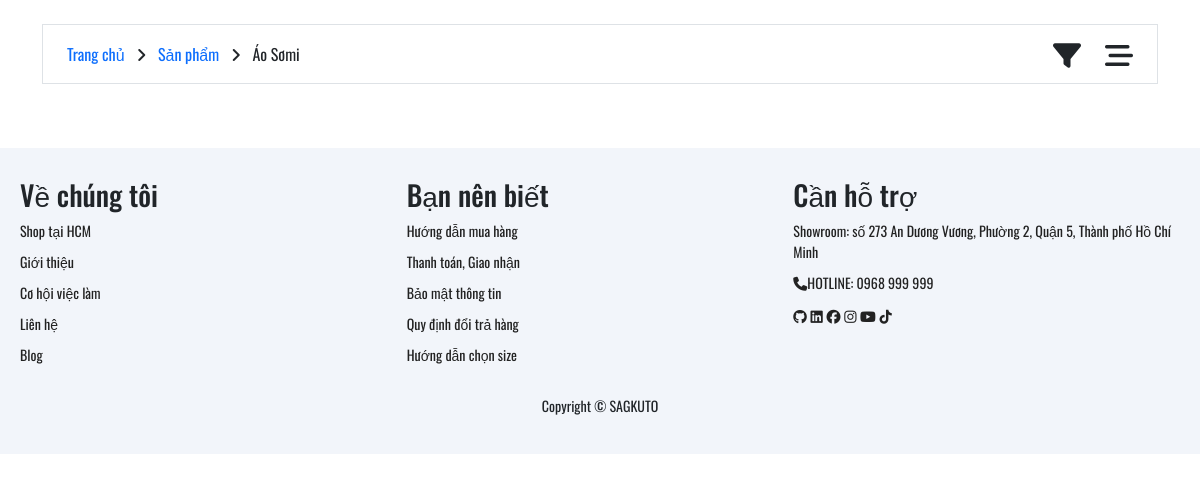
The app's page /index.php?page=aosomi, older data.
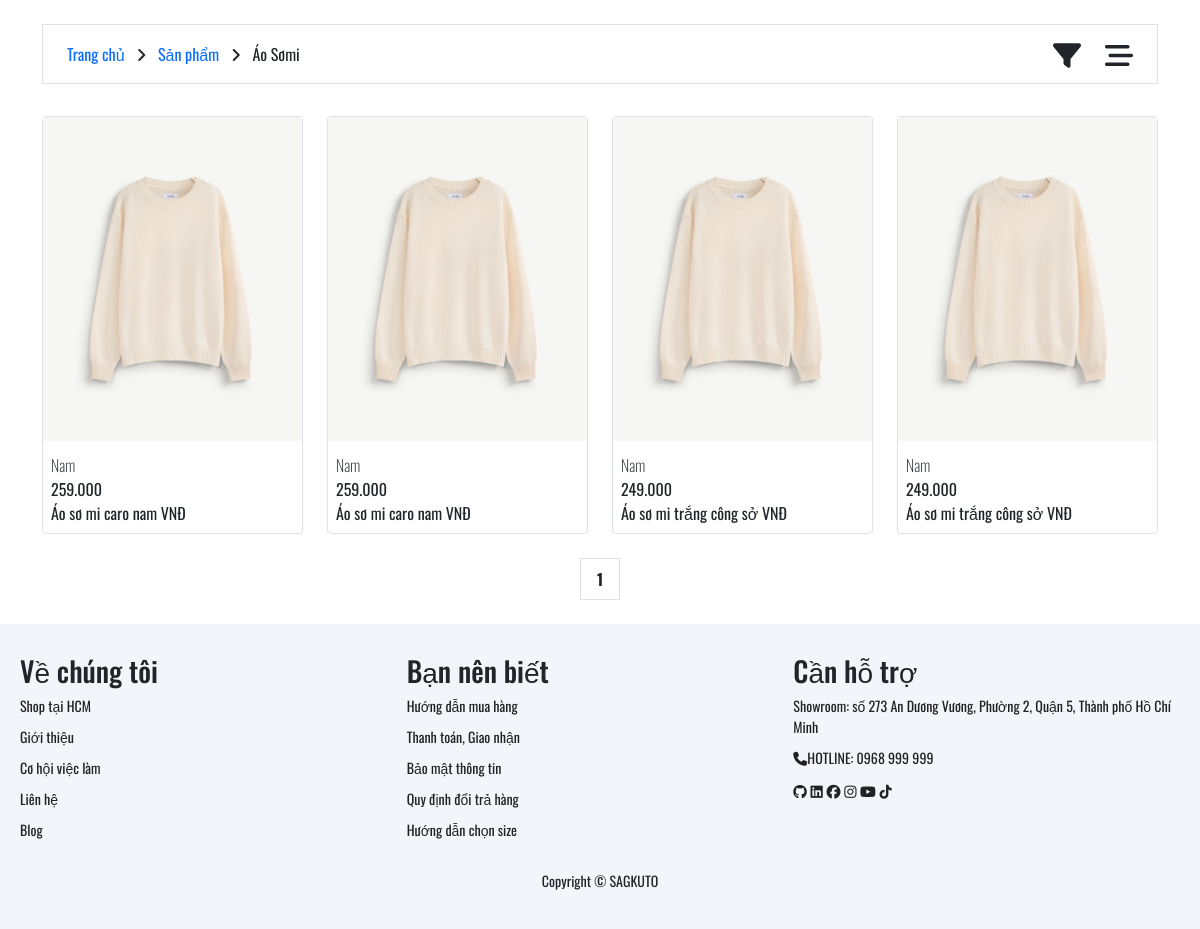
The same page, newer data.
### tables this page shows
CREATE TABLE `product_variants` (
  `variant_id` int(11) NOT NULL,
  `product_id` int(11) DEFAULT NULL,
  `image` varchar(255) DEFAULT NULL,
  `size` varchar(50) DEFAULT NULL,
  `stock` int(11) DEFAULT 0,
  `color_id` int(11) DEFAULT NULL
);

CREATE TABLE `products` (
  `product_id` int(11) NOT NULL,
  `name` varchar(255) NOT NULL,
  `description` text DEFAULT NULL,
  `category_id` int(11) DEFAULT NULL,
  `price` decimal(10,2) DEFAULT NULL,
  `rating_avg` float DEFAULT 0,
  `rating_count` int(11) DEFAULT 0,
  `sold_count` int(11) DEFAULT 0
);

### layout/aosomi.php (the view, shortened to what the changed rows need)
    <?php
    echo '<!DOCTYPE html>
    <html lang="en">
    <head>
        <meta charset="UTF-8">
        <meta name="viewport" content="width=device-width, initial-scale=1.0">
        <link href="https://cdn.jsdelivr.net/npm/bootstrap@5.3.3/dist/css/bootstrap.min.css" rel="stylesheet">
        <link rel="stylesheet" href="https://cdnjs.cloudflare.com/ajax/libs/font-awesome/6.7.2/css/all.min.css" />
        <title>sagkuto</title>
        <link rel="icon" type="./Images/png" href="/Webbanquanao/assets/img/logo_favicon/favicon.png">
        <link rel="stylesheet" href="/Webbanquanao/assets/fonts/font.css">
        <link rel="stylesheet" href="/Webbanquanao/assets/css/product.css">
        <link rel="stylesheet" href="/Webbanquanao/assets/css/footer.css">
    </head>';
    ?>
    <?php
    $connection = mysqli_connect("localhost","root","","db_web_quanao");
    $sort = isset($_GET['sapxep']) ? $_GET['sapxep'] : '';
    $qrySort = '';
    if($sort == 'tangdan')
    {
        $qrySort = 'ORDER BY price ASC';
    }else
    {
        $qrySort = 'ORDER BY price DESC';
    }
    mysqli_set_charset($connection, 'utf8');
    $limit = 8;
    $page = isset($_GET['page']) ? (int)$_GET['page'] : 1;
    if ($page < 1) $page = 1;
    $offset = ($page - 1) * $limit;
$where = ["products.category_id = 3"];
$filterQuery = "";
if (count($where) > 0) {
    $filterQuery = "WHERE " . implode(" AND ", $where);
}
$quryDemSL = "SELECT COUNT(DISTINCT products.product_id) AS total
FROM products
JOIN product_variants ON products.product_id = product_variants.product_id
$filterQuery";
$demRs = mysqli_query($connection, $quryDemSL);
$totalRow = mysqli_fetch_assoc($demRs);
$totalSach = $totalRow['total'];
$totalPage = ceil($totalSach / $limit);
    $strSQL = "SELECT * FROM products
    JOIN product_variants ON products.product_id = product_variants.product_id
    $filterQuery $qrySort
    LIMIT $limit OFFSET $offset";
    $result = mysqli_query($connection, $strSQL);
    echo '
    <section>
    <div class="container-md">
    <div class="row">';
    while($row = mysqli_fetch_assoc($result))
    {
        $name = $row['name'];
        $gia = number_format($row['price'], 0, ',', '.');
        echo '
                <div class="xacdinhZ col-md-3 col-6 mt-3 effect_hover">
                        <div class="border rounded-1">
                            <a href="#" class="text-decoration-none text-dark ">
                                <img src="/Webbanquanao/assets/img/sanpham/sp1.jpg" alt="" class="img-fluid">
                                <div class="mt-2 p-2 pt-1">
                                    <div class="">
                                        <p class="mb-0 fw-lighter">Nam</p>
                                        <p class="mb-0">' . $gia . '</p>
                                        <p class="mb-0">' . $name . ' VNĐ</p>
                                    </div>
                                </div>
                            </a>
                        </div>
                </div>
    ';
    }
    echo '
    <section class="phantrang py-4">
        <div class="container">
            <div class="row justify-content-center">
                <div class="col-3 text-center d-flex flex-wrap justify-content-center gap-2"">';
                for ($i = 1; $i <= $totalPage; $i++) {
                    $active = ($i == $page) ? 'style="font-weight:bold;"' : '';
                    echo '<a href="?page=' . $i . '" class = "border p-2 px-3 text-decoration-none text-dark effect_hover" ' . $active . '> ' . $i . '</a> ';
                }
    echo '
                </div>
            </div>
        </div>
    </section>
    ';
    ?>
    <?php
    echo '
    </div>
    </div>
    </section>';
    ?>
    <?php
    echo '    <script src="/Webbanquanao/assets/js/xulyFIlter.js"></script>
        <script src="https://cdn.jsdelivr.net/npm/bootstrap@5.3.3/dist/js/bootstrap.bundle.min.js"></script>
    </body>
    </html>';
    ?>

Row changes from the older to the newer data that the page shows:
added product_variants: product.price "259.000", product.name "Áo sơ mi caro nam"
added product_variants: product.price "259.000", product.name "Áo sơ mi caro nam"
added product_variants: product.price "249.000", product.name "Áo sơ mi trắng công sở"
added product_variants: product.price "249.000", product.name "Áo sơ mi trắng công sở"
Text that changed along with them:
new list line: "1"
